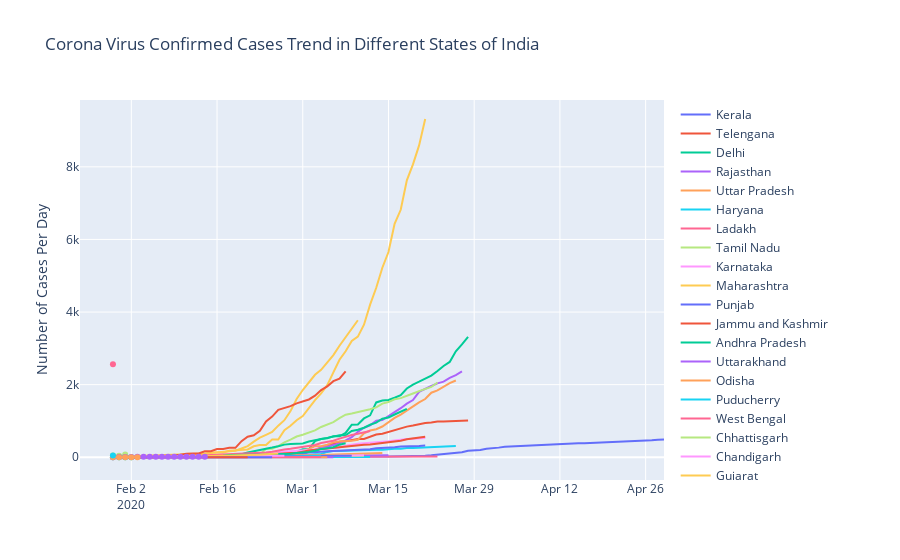

Notebook cell for this chart:
### Markdown cell above
> We can clearly see that trend is increasing day by day, One thing to notice here is trend is exponential and thus Exponential smoothing using Holt Winters method can be a good model to match the trend. I will see that.

### Code cell
states = covid_indStates['State/UnionTerritory'].unique()
fig1 = go.Figure()
for i in states:
    fig1.add_trace(go.Scatter(x=covid_india.index,
                          y=covid_indStates[covid_indStates['State/UnionTerritory']==i]['Confirmed'], name=i,
                         line=dict(width=2)))

fig1.update_layout(
    title='Corona Virus Confirmed Cases Trend in Different States of India',
     yaxis=dict(
        title='Number of Cases Per Day')
    )

fig1.show()
